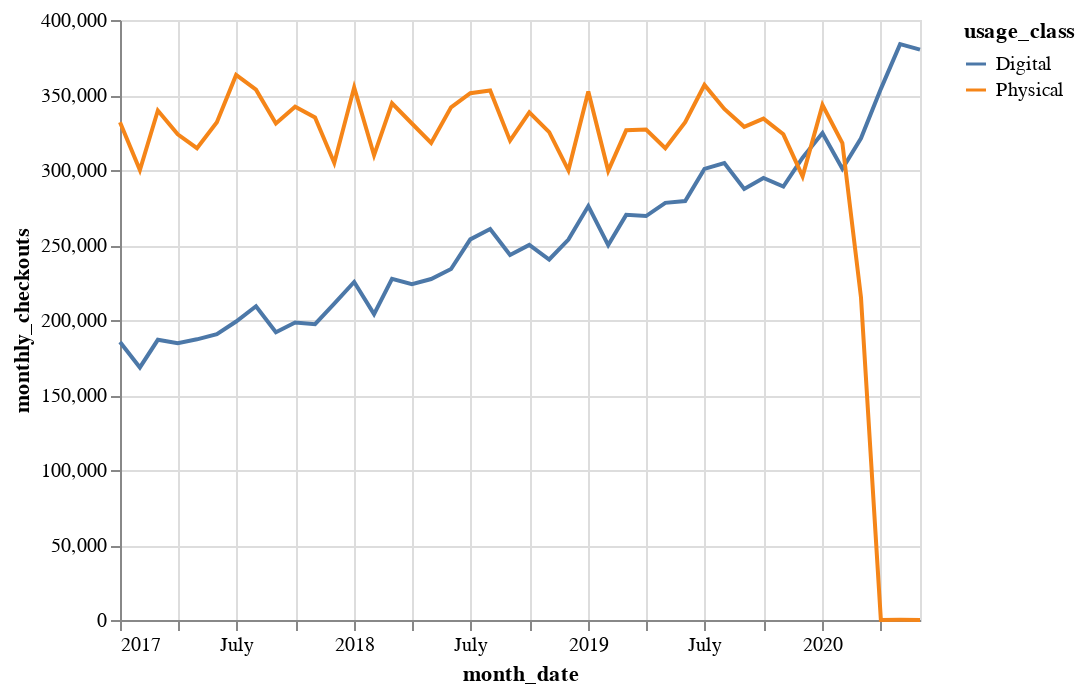

This figure's notebook cell:
### Markdown cell above
# Digital vs Physical Trends

Between January 2017 and March 2020, Digital checkouts grew linearly each month while Physical checkouts stayed approximately constant with some month-to-month variation. After March 2020, Physical checkouts dropped to zero due to branch closures, and Digital checkouts seemed to increase beyond the expected trend. Visually, I can see that the digital checkouts increase does not offset the decrease in physical checkouts. However, I still want to know how much digital checkouts grew beyond what we would have expected during the pandemic.

### Code cell
alt.Chart(df).mark_line().encode(
    x='month_date',
    y='monthly_checkouts',
    color='usage_class'
)

### Figure 1 — Vega-Lite specification as saved in the notebook (floating-point values rounded to 4 significant figures)
{"$schema": "https://vega.github.io/schema/vega-lite/v4.8.1.json", "config": {"view": {"continuousHeight": 300, "continuousWidth": 400}}, "data": {"name": "data-467ffd9bc000d8f2bb012d6fdf77bfe7"}, "datasets": {"data-467ffd9bc000d8f2bb012d6fdf77bfe7": [{"month_date": "2017-01-01T00:00:00", "monthly_checkouts": 185376, "usage_class": "Digital"}, {"month_date": "2017-01-01T00:00:00", "monthly_checkouts": 331830, "usage_class": "Physical"}, {"month_date": "2017-02-01T00:00:00", "monthly_checkouts": 168370, "usage_class": "Digital"}, {"month_date": "2017-02-01T00:00:00", "monthly_checkouts": 299992, "usage_class": "Physical"}, {"month_date": "2017-03-01T00:00:00", "monthly_checkouts": 186795, "usage_class": "Digital"}, {"month_date": "2017-03-01T00:00:00", "monthly_checkouts": 339645, "usage_class": "Physical"}, {"month_date": "2017-04-01T00:00:00", "monthly_checkouts": 184500, "usage_class": "Digital"}, {"month_date": "2017-04-01T00:00:00", "monthly_checkouts": 323798, "usage_class": "Physical"}, {"month_date": "2017-05-01T00:00:00", "monthly_checkouts": 187126, "usage_class": "Digital"}, {"month_date": "2017-05-01T00:00:00", "monthly_checkouts": 314535, "usage_class": "Physical"}, {"month_date": "2017-06-01T00:00:00", "monthly_checkouts": 190590, "usage_class": "Digital"}, {"month_date": "2017-06-01T00:00:00", "monthly_checkouts": 331804, "usage_class": "Physical"}, {"month_date": "2017-07-01T00:00:00", "monthly_checkouts": 198990, "usage_class": "Digital"}, {"month_date": "2017-07-01T00:00:00", "monthly_checkouts": 363403, "usage_class": "Physical"}, {"month_date": "2017-08-01T00:00:00", "monthly_checkouts": 209142, "usage_class": "Digital"}, {"month_date": "2017-08-01T00:00:00", "monthly_checkouts": 353581, "usage_class": "Physical"}, {"month_date": "2017-09-01T00:00:00", "monthly_checkouts": 191778, "usage_class": "Digital"}, {"month_date": "2017-09-01T00:00:00", "monthly_checkouts": 331058, "usage_class": "Physical"}, {"month_date": "2017-10-01T00:00:00", "monthly_checkouts": 198296, "usage_class": "Digital"}, {"month_date": "2017-10-01T00:00:00", "monthly_checkouts": 342200, "usage_class": "Physical"}, {"month_date": "2017-11-01T00:00:00", "monthly_checkouts": 197227, "usage_class": "Digital"}, {"month_date": "2017-11-01T00:00:00", "monthly_checkouts": 335034, "usage_class": "Physical"}, {"month_date": "2017-12-01T00:00:00", "monthly_checkouts": 210896, "usage_class": "Digital"}, {"month_date": "2017-12-01T00:00:00", "monthly_checkouts": 304713, "usage_class": "Physical"}, {"month_date": "2018-01-01T00:00:00", "monthly_checkouts": 225361, "usage_class": "Digital"}, {"month_date": "2018-01-01T00:00:00", "monthly_checkouts": 355101, "usage_class": "Physical"}, {"month_date": "2018-02-01T00:00:00", "monthly_checkouts": 203892, "usage_class": "Digital"}, {"month_date": "2018-02-01T00:00:00", "monthly_checkouts": 309813, "usage_class": "Physical"}, {"month_date": "2018-03-01T00:00:00", "monthly_checkouts": 227451, "usage_class": "Digital"}, {"month_date": "2018-03-01T00:00:00", "monthly_checkouts": 344487, "usage_class": "Physical"}, {"month_date": "2018-04-01T00:00:00", "monthly_checkouts": 223897, "usage_class": "Digital"}, {"month_date": "2018-04-01T00:00:00", "monthly_checkouts": 330988, "usage_class": "Physical"}, {"month_date": "2018-05-01T00:00:00", "monthly_checkouts": 227328, "usage_class": "Digital"}, {"month_date": "2018-05-01T00:00:00", "monthly_checkouts": 318049, "usage_class": "Physical"}, {"month_date": "2018-06-01T00:00:00", "monthly_checkouts": 233988, "usage_class": "Digital"}, {"month_date": "2018-06-01T00:00:00", "monthly_checkouts": 341825, "usage_class": "Physical"}, {"month_date": "2018-07-01T00:00:00", "monthly_checkouts": 253747, "usage_class": "Digital"}, {"month_date": "2018-07-01T00:00:00", "monthly_checkouts": 351207, "usage_class": "Physical"}, {"month_date": "2018-08-01T00:00:00", "monthly_checkouts": 260651, "usage_class": "Digital"}, {"month_date": "2018-08-01T00:00:00", "monthly_checkouts": 352977, "usage_class": "Physical"}, {"month_date": "2018-09-01T00:00:00", "monthly_checkouts": 243301, "usage_class": "Digital"}, {"month_date": "2018-09-01T00:00:00", "monthly_checkouts": 319587, "usage_class": "Physical"}, {"month_date": "2018-10-01T00:00:00", "monthly_checkouts": 250071, "usage_class": "Digital"}, {"month_date": "2018-10-01T00:00:00", "monthly_checkouts": 338497, "usage_class": "Physical"}, {"month_date": "2018-11-01T00:00:00", "monthly_checkouts": 240341, "usage_class": "Digital"}, {"month_date": "2018-11-01T00:00:00", "monthly_checkouts": 325249, "usage_class": "Physical"}, {"month_date": "2018-12-01T00:00:00", "monthly_checkouts": 253629, "usage_class": "Digital"}, {"month_date": "2018-12-01T00:00:00", "monthly_checkouts": 299789, "usage_class": "Physical"}, {"month_date": "2019-01-01T00:00:00", "monthly_checkouts": 275985, "usage_class": "Digital"}, {"month_date": "2019-01-01T00:00:00", "monthly_checkouts": 352288, "usage_class": "Physical"}, {"month_date": "2019-02-01T00:00:00", "monthly_checkouts": 249946, "usage_class": "Digital"}, {"month_date": "2019-02-01T00:00:00", "monthly_checkouts": 299465, "usage_class": "Physical"}, {"month_date": "2019-03-01T00:00:00", "monthly_checkouts": 270097, "usage_class": "Digital"}, {"month_date": "2019-03-01T00:00:00", "monthly_checkouts": 326457, "usage_class": "Physical"}, {"month_date": "2019-04-01T00:00:00", "monthly_checkouts": 269302, "usage_class": "Digital"}, {"month_date": "2019-04-01T00:00:00", "monthly_checkouts": 326988, "usage_class": "Physical"}, {"month_date": "2019-05-01T00:00:00", "monthly_checkouts": 278086, "usage_class": "Digital"}, {"month_date": "2019-05-01T00:00:00", "monthly_checkouts": 314565, "usage_class": "Physical"}, {"month_date": "2019-06-01T00:00:00", "monthly_checkouts": 279311, "usage_class": "Digital"}, {"month_date": "2019-06-01T00:00:00", "monthly_checkouts": 331914, "usage_class": "Physical"}, {"month_date": "2019-07-01T00:00:00", "monthly_checkouts": 300752, "usage_class": "Digital"}, {"month_date": "2019-07-01T00:00:00", "monthly_checkouts": 356688, "usage_class": "Physical"}, {"month_date": "2019-08-01T00:00:00", "monthly_checkouts": 304575, "usage_class": "Digital"}, {"month_date": "2019-08-01T00:00:00", "monthly_checkouts": 340723, "usage_class": "Physical"}, {"month_date": "2019-09-01T00:00:00", "monthly_checkouts": 287419, "usage_class": "Digital"}, {"month_date": "2019-09-01T00:00:00", "monthly_checkouts": 328773, "usage_class": "Physical"}, {"month_date": "2019-10-01T00:00:00", "monthly_checkouts": 294671, "usage_class": "Digital"}, {"month_date": "2019-10-01T00:00:00", "monthly_checkouts": 334295, "usage_class": "Physical"}, {"month_date": "2019-11-01T00:00:00", "monthly_checkouts": 289002, "usage_class": "Digital"}, {"month_date": "2019-11-01T00:00:00", "monthly_checkouts": 323796, "usage_class": "Physical"}, {"month_date": "2019-12-01T00:00:00", "monthly_checkouts": 308176, "usage_class": "Digital"}, {"month_date": "2019-12-01T00:00:00", "monthly_checkouts": 295736, "usage_class": "Physical"}, {"month_date": "2020-01-01T00:00:00", "monthly_checkouts": 324650, "usage_class": "Digital"}, {"month_date": "2020-01-01T00:00:00", "monthly_checkouts": 343328, "usage_class": "Physical"}, {"month_date": "2020-02-01T00:00:00", "monthly_checkouts": 300871, "usage_class": "Digital"}, {"month_date": "2020-02-01T00:00:00", "monthly_checkouts": 317946, "usage_class": "Physical"}, {"month_date": "2020-03-01T00:00:00", "monthly_checkouts": 321092, "usage_class": "Digital"}, {"month_date": "2020-03-01T00:00:00", "monthly_checkouts": 215128, "usage_class": "Physical"}, {"month_date": "2020-04-01T00:00:00", "monthly_checkouts": 354090, "usage_class": "Digital"}, {"month_date": "2020-04-01T00:00:00", "monthly_checkouts": 70, "usage_class": "Physical"}, {"month_date": "2020-05-01T00:00:00", "monthly_checkouts": 383934, "usage_class": "Digital"}, {"month_date": "2020-05-01T00:00:00", "monthly_checkouts": 87, "usage_class": "Physical"}, {"month_date": "2020-06-01T00:00:00", "monthly_checkouts": 380269, "usage_class": "Digital"}, {"month_date": "2020-06-01T00:00:00", "monthly_checkouts": 43, "usage_class": "Physical"}]}, "encoding": {"color": {"field": "usage_class", "type": "nominal"}, "x": {"field": "month_date", "type": "temporal"}, "y": {"field": "monthly_checkouts", "type": "quantitative"}}, "mark": "line"}
